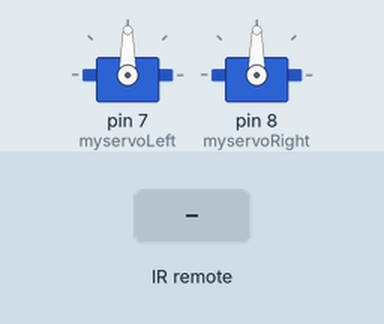
Simulated run of this sketch. Board: Arduino Uno, built with avr-gcc and run on an emulated ATmega328P. Parts: 2 × servo. Inputs (shaded band) come from the test bench.

Above: at 1.2 s.
1.3 s: infrared code 0x5A received
At 3.4 s:
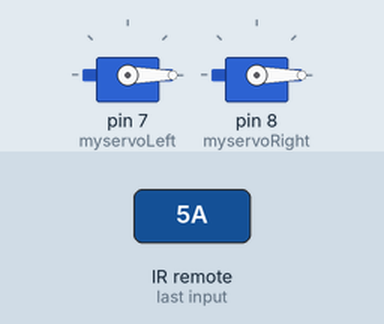
3.7 s: infrared code 0x8 received
At 3.85 s:
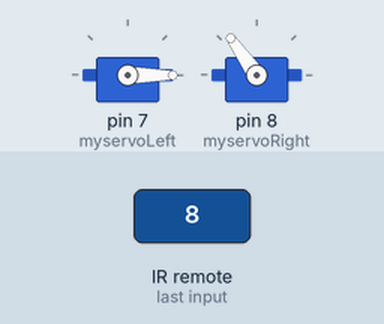
6.1 s: infrared code 0x18 received
At 6.25 s:
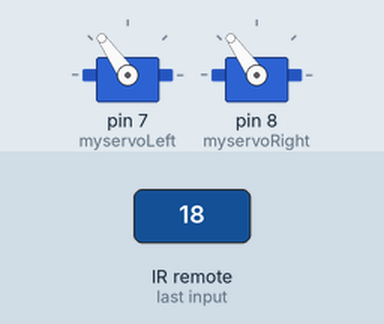
8.5 s: infrared code 0x52 received
At 11.7 s:
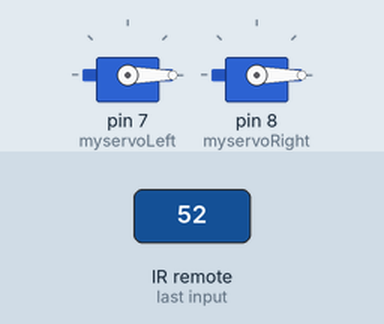
Timing chart, 0 to 12.5 s (numbered marks = the images above; inputs shaded):
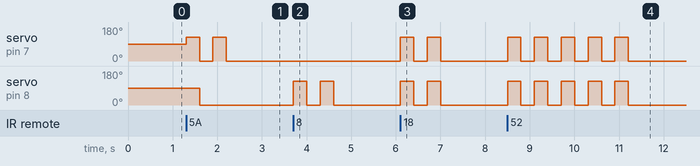

Measured:
- after the input at 1.3 s, servo on pin 7 (myservoLeft): alternates 125° for 0.30 s and 0° for 0.30 s, 4 changes in all, then stays 0°, starting at once; servo on pin 8 (myservoRight): 90° → 0° after 0.30 s
- after the input at 3.7 s, servo on pin 8 (myservoRight): alternates 125° for 0.30 s and 0° for 0.30 s, 4 changes in all, then stays 0°, starting at once
- after the input at 6.1 s, servo on pin 7 (myservoLeft), servo on pin 8 (myservoRight): alternates 125° for 0.30 s and 0° for 0.30 s, 4 changes in all, then stays 0°, starting at once
- after the input at 8.5 s, servo on pin 7 (myservoLeft), servo on pin 8 (myservoRight): alternates 125° for 0.30 s and 0° for 0.30 s, 10 changes in all, then stays 0°, starting at once

The sketch:

Arduino_Vest_Servomotor.ino
```cpp
#include <Servo.h>  //调用舵机库
#include <IRremote.hpp>

Servo myservoLeft, myservoRight;
int leftVal = 0;
int rightVal = 0;
bool isActive = false;
float turnTime = 0;
bool isTurn = false;

void setup() {
  // Serial.begin(9600);

  // while (!Serial)
  //   ;

  myservoLeft.attach(7);   // 左侧舵机
  myservoRight.attach(8);  // 右侧舵机

  IrReceiver.begin(11, ENABLE_LED_FEEDBACK);
  // printActiveIRProtocols(&Serial);
}

void loop() {

  if (IrReceiver.decode()) {

    if (IrReceiver.decodedIRData.protocol == UNKNOWN) {
      IrReceiver.resume();
    } else {
      IrReceiver.resume();
      IrReceiver.printIRResultShort(&Serial);
    }

    int command = IrReceiver.decodedIRData.command;
    // Serial.print("ir:");
    // Serial.print(command);
    // Serial.println();

    if (!isActive) {
      if (command == 90) {  // 左
        leftVal = 2;
      } else if (command == 8) {  // 右
        rightVal = 2;
      } else if (command == 24) {  // 下
        leftVal = 2;
        rightVal = 2;
      } else if (command == 82) {  // 上
        leftVal = 5;
        rightVal = 5;
      }
      isActive = true;
    }
  }

  if (isActive && millis() - turnTime > 300) {
    if (isTurn) {
      myservoLeft.write(0);
      myservoRight.write(0);
      isTurn = false;

      if (leftVal == 0 && rightVal == 0) {
        isActive = false;
      }
    } else {
      if (leftVal > 0) {
        myservoLeft.write(125);
        leftVal--;
      }
      if (rightVal > 0) {
        myservoRight.write(125);
        rightVal--;
      }
      isTurn = true;
    }

    turnTime = millis();

  }
}
```
